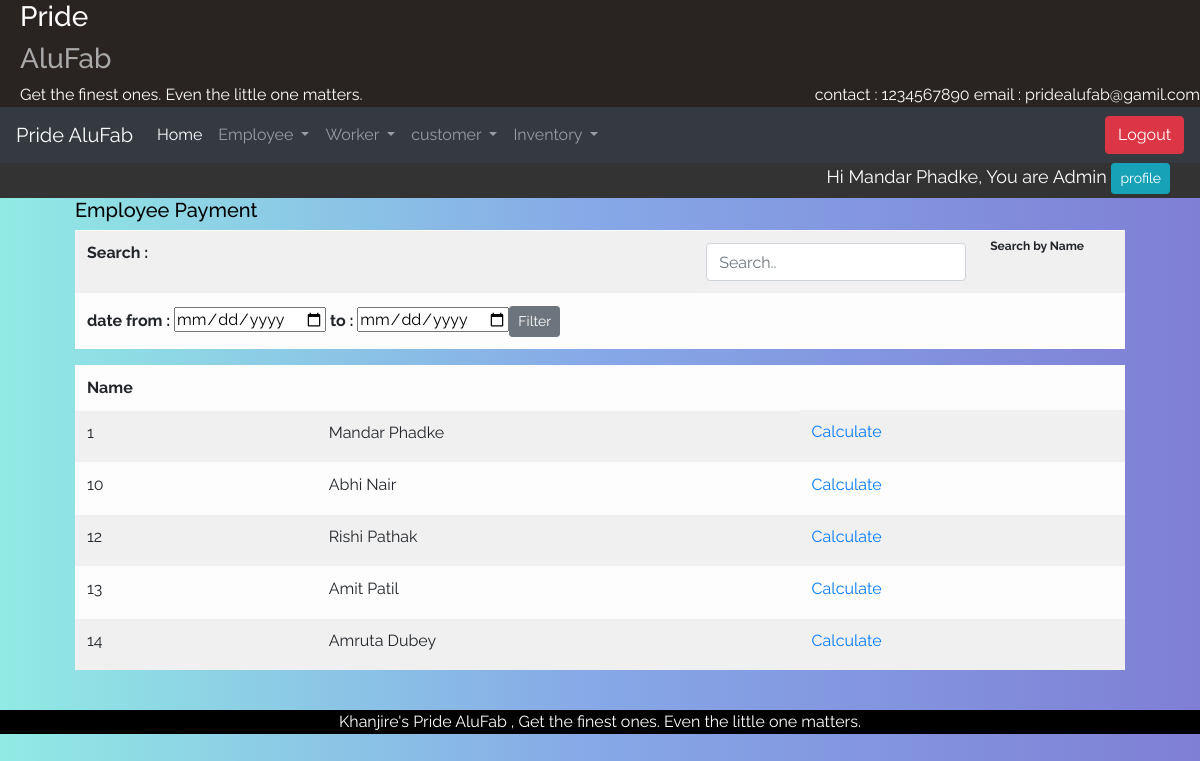
The app's page /Emppay (signed in) with its own data.
### alufab/models.py (models this page shows, shortened)
class Employee(models.Model):
    Emp_id = models.ForeignKey(User, on_delete=models.CASCADE)
    phono = models.IntegerField(default=0)
    Address = models.CharField(default=' ',max_length=100)
    city = models.CharField(default='Ichalkaranji',max_length=20)
    de = [
        ('Manager','Manager'),
        ('Supervisor','Supervisor'),
        ('Admin', 'Admin')
    ]
    designation = models.CharField(max_length=10, choices=de)
    Paymentperday = models.FloatField(default=0)
    is_working=models.BooleanField(default=True)

### alufab/views.py (the view)
# urls.py: path('Emppay', views.Emppay,name='Emppay'),
def Emppay(request):
        if not request.user.is_authenticated:
            return render(request, 'notloggedin.html')
        elif request.user.is_authenticated:
            empid = request.user.id
            desig = Employee.objects.get(Emp_id=empid)
            emp = Employee.objects.all()
            data={'desig':desig,'emp':emp}
            return render(request, 'alufab/emppay_list.html', data)

### templates/alufab/emppay_list.html (shortened to what this page needs)
{% extends 'home.html' %}
{% block content %}
<div class="detail_view">
    <h5>Employee Payment</h5>
    <table class="table table-light table-responsive-sm table-striped table_detail">
        <tr><Th colspan="3">Search : </Th><th colspan="3"><input class="form-control" id="myInput" type="text" placeholder="Search.."></th><th><sub>Search by Name</sub></th></tr>
<tr>
    <th><form method="get" action="{% url 'filterCustomer' %}">date from : <input type="date" name="from"/> to : <input type="date" name="to"/><button type="submit" name="filter" class="btn btn-secondary btn-sm">Filter</button></form></th>
</tr>
    </table>
    <table class="table table-light table-responsive-sm table-striped table_detail" id="myTable">
      <thead>
          <tr>
                <th class="sort">Name</th>
                <th class="sort"> </th>
            </tr
          </thead>
          <tbody>
{% for i in emp %}
            <tr>
              <td>{{i.Emp_id.id}}</td>
                <td><label>{{i.Emp_id.first_name}} {{i.Emp_id.last_name}}</label></td>
                <td><label><a href="{% url 'Emppaycalc' i.Emp_id.id%}">Calculate</a></label></td>
            </tr>
            {%endfor%}
          </tbody>
        </table>
</div>
<br>
{% endblock %}

### templates/home.html (shortened to what this page needs)
{%load static%}
<html lang="en">
<head>
    <link rel="stylesheet" href="https://stackpath.bootstrapcdn.com/bootstrap/4.3.1/css/bootstrap.min.css">
    <link href="https://cdnjs.cloudflare.com/ajax/libs/select2/4.0.6-rc.0/css/select2.min.css" rel="stylesheet" />
<link rel="stylesheet" type="text/css" href="{% static 'css/main.css' %}">
<link rel="stylesheet" type="text/css" href="{% static 'css/util.css' %}">
</head>
<body>
<div class="div_top" >
    <div class="container-">
      <h3 style="color: white;">Pride</h3><h3 style="color: darkgrey;">AluFab</h3><h style="color:white;">Get the finest ones.
        Even the little one matters.</h>
      <div style="float:right; color:white;">
        contact : 1234567890
        email : pridealufab@gamil.com
      </div>
    </div>
  </div>
<nav class="navbar navbar-dark bg-dark navbar-expand-lg sticky-top nav">
    <a class="navbar-brand" href="#">Pride AluFab </a>
    <div class="collapse navbar-collapse" id="navbarSupportedContent">
      <ul class="navbar-nav mr-auto">
        <li class="nav-item active">
          <a class="nav-link" href="{% url 'home'%}">Home</a>
        </li>
          <li class="nav-item dropdown">
            <a class="nav-link dropdown-toggle" href="#" role="button" data-toggle="dropdown" aria-haspopup="true" aria-expanded="false">
              Employee
            </a>
          </li>
          <li class="nav-item dropdown">
            <a class="nav-link dropdown-toggle" href="#" role="button" data-toggle="dropdown" aria-haspopup="true" aria-expanded="false">
              Worker
            </a>
          </li>
          <li class="nav-item dropdown">
            <a class="nav-link dropdown-toggle" href="#" id="navbarDropdown" role="button" data-toggle="dropdown" aria-haspopup="true" aria-expanded="false">
              customer
            </a>
          </li>
          <li class="nav-item dropdown">
            <a class="nav-link dropdown-toggle" href="#" id="navbarDropdown" role="button" data-toggle="dropdown" aria-haspopup="true" aria-expanded="false">
              Inventory
            </a>
          </li>
      </ul>
         <span>
              <a href="{% url 'logout_page'%}"><button class="btn btn-danger">Logout</button></a>
          </span>
    </div>
  </nav>
<div class="div_name">
<span class="Name">
  Hi {{request.user.first_name}} {{request.user.last_name}}, You are {{desig.designation}}
              <a href="{% url 'profile' %}"><button class="btn btn-sm btn-info">profile</button></a>
          </span>
</div>
<div id="wrapper" class="active container-fluid froms">
    {% block content %}{% endblock %}
        </div>
<footer>
      Khanjire's Pride AluFab , Get the finest ones.
        Even the little one matters. </footer>
</body>
</html>

### static/css/main.css (style rules this page uses)
body { color:black; background: #7F7FD5; background: -webkit-linear-gradient(to right, #91EAE4, #86A8E7, #7F7FD5); background: linear-gradient(to right, #91EAE4, #86A8E7, #7F7FD5); }
.froms { width:90%; }
footer { background-color:black; width:100%; color:white; text-align:center; }
nav { width:100%; }
.div_top { text-align: left; padding-left: 20px; background-color:#292421; }
.div_name { background-color:#333333; padding-right:30px; color:white; font-size:18px; height:35px; }
.Name { text-align:right; float:right; }

### static/css/util.css (style rules this page uses)
* { margin: 0; padding: 0; outline: none; box-sizing: border-box; font-family: 'Raleway', sans-serif; }

### records on screen
Employee: designation "Admin", Emp_id.id "1", Emp_id.first_name "Mandar", Emp_id.last_name "Phadke"
Employee: Emp_id.id "10", Emp_id.first_name "Abhi", Emp_id.last_name "Nair"
Employee: Emp_id.id "12", Emp_id.first_name "Rishi", Emp_id.last_name "Pathak"
Employee: Emp_id.id "13", Emp_id.first_name "Amit", Emp_id.last_name "Patil"
Employee: Emp_id.id "14", Emp_id.first_name "Amruta", Emp_id.last_name "Dubey"

### other values on screen
{{ request.user.first_name }} "Mandar"
{{ request.user.last_name }} "Phadke"
